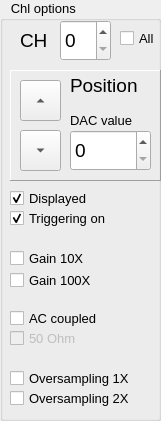
      <widget class="QGroupBox" name="channelgroupBox_4">
       <property name="geometry">
        <rect>
         <x>0</x>
         <y>0</y>
         <width>161</width>
         <height>421</height>
        </rect>
       </property>
       <property name="font">
        <font>
         <family>Arial</family>
         <pointsize>10</pointsize>
        </font>
       </property>
       <property name="title">
        <string>   Chl options</string>
       </property>
       <widget class="QSpinBox" name="chanBox">
        <property name="geometry">
         <rect>
          <x>60</x>
          <y>20</y>
          <width>51</width>
          <height>41</height>
         </rect>
        </property>
        <property name="font">
         <font>
          <family>Arial</family>
          <pointsize>14</pointsize>
         </font>
        </property>
        <property name="mouseTracking">
         <bool>true</bool>
        </property>
        <property name="maximum">
         <number>255</number>
        </property>
       </widget>
       <widget class="QCheckBox" name="allchanCheck">
        <property name="geometry">
         <rect>
          <x>120</x>
          <y>30</y>
          <width>41</width>
          <height>17</height>
         </rect>
        </property>
        <property name="font">
         <font>
          <family>Arial</family>
         </font>
        </property>
        <property name="text">
         <string>All</string>
        </property>
       </widget>
       <widget class="QLabel" name="label">
        <property name="geometry">
         <rect>
          <x>20</x>
          <y>30</y>
          <width>31</width>
          <height>21</height>
         </rect>
        </property>
        <property name="font">
         <font>
          <family>Arial</family>
          <pointsize>14</pointsize>
         </font>
        </property>
        <property name="text">
         <string>CH</string>
        </property>
       </widget>
       <widget class="QCheckBox" name="acdcCheck">
        <property name="geometry">
         <rect>
          <x>10</x>
          <y>310</y>
          <width>121</width>
          <height>17</height>
         </rect>
        </property>
        <property name="font">
         <font>
          <family>Arial</family>
         </font>
        </property>
        <property name="text">
         <string>AC coupled</string>
        </property>
        <property name="checked">
         <bool>false</bool>
        </property>
       </widget>
       <widget class="QCheckBox" name="supergainCheck">
        <property name="enabled">
         <bool>true</bool>
        </property>
        <property name="geometry">
         <rect>
          <x>10</x>
          <y>270</y>
          <width>121</width>
          <height>21</height>
         </rect>
        </property>
        <property name="font">
         <font>
          <family>Arial</family>
         </font>
        </property>
        <property name="text">
         <string>Gain 100X</string>
        </property>
        <property name="checkable">
         <bool>true</bool>
        </property>
       </widget>
       <widget class="QCheckBox" name="ohmCheck">
        <property name="enabled">
         <bool>false</bool>
        </property>
        <property name="geometry">
         <rect>
          <x>10</x>
          <y>330</y>
          <width>121</width>
          <height>17</height>
         </rect>
        </property>
        <property name="font">
         <font>
          <family>Arial</family>
         </font>
        </property>
        <property name="text">
         <string>50 Ohm</string>
        </property>
        <property name="checkable">
         <bool>true</bool>
        </property>
       </widget>
       <widget class="QCheckBox" name="gainCheck">
        <property name="geometry">
         <rect>
          <x>10</x>
          <y>250</y>
          <width>121</width>
          <height>17</height>
         </rect>
        </property>
        <property name="font">
         <font>
          <family>Arial</family>
         </font>
        </property>
        <property name="text">
         <string>Gain 10X</string>
        </property>
       </widget>
       <widget class="QCheckBox" name="chanonCheck">
        <property name="geometry">
         <rect>
          <x>10</x>
          <y>190</y>
          <width>121</width>
          <height>17</height>
         </rect>
        </property>
        <property name="font">
         <font>
          <family>Arial</family>
         </font>
        </property>
        <property name="text">
         <string>Displayed</string>
        </property>
        <property name="checked">
         <bool>true</bool>
        </property>
       </widget>
       <widget class="QCheckBox" name="trigchanonCheck">
        <property name="geometry">
         <rect>
          <x>10</x>
          <y>210</y>
          <width>121</width>
          <height>17</height>
         </rect>
        </property>
        <property name="font">
         <font>
          <family>Arial</family>
         </font>
        </property>
        <property name="text">
         <string>Triggering on</string>
        </property>
        <property name="checked">
         <bool>true</bool>
        </property>
       </widget>
       <widget class="QCheckBox" name="oversampCheck">
        <property name="geometry">
         <rect>
          <x>10</x>
          <y>370</y>
          <width>121</width>
          <height>17</height>
         </rect>
        </property>
        <property name="font">
         <font>
          <family>Arial</family>
         </font>
        </property>
        <property name="text">
         <string>Oversampling 1X</string>
        </property>
        <property name="checked">
         <bool>false</bool>
        </property>
       </widget>
       <widget class="QFrame" name="frame_3">
        <property name="geometry">
         <rect>
          <x>10</x>
          <y>70</y>
          <width>151</width>
          <height>111</height>
         </rect>
        </property>
        <property name="font">
         <font>
          <family>Arial</family>
         </font>
        </property>
        <property name="frameShape">
         <enum>QFrame::Panel</enum>
        </property>
        <property name="frameShadow">
         <enum>QFrame::Raised</enum>
        </property>
        <widget class="QLabel" name="label_8">
         <property name="geometry">
          <rect>
           <x>60</x>
           <y>40</y>
           <width>71</width>
           <height>20</height>
          </rect>
         </property>
         <property name="font">
          <font>
           <family>Arial</family>
          </font>
         </property>
         <property name="text">
          <string>DAC value</string>
         </property>
        </widget>
        <widget class="QToolButton" name="downposButton">
         <property name="geometry">
          <rect>
           <x>10</x>
           <y>60</y>
           <width>41</width>
           <height>41</height>
          </rect>
         </property>
         <property name="font">
          <font>
           <family>Arial</family>
          </font>
         </property>
         <property name="text">
          <string>...</string>
         </property>
         <property name="arrowType">
          <enum>Qt::DownArrow</enum>
         </property>
        </widget>
        <widget class="QSpinBox" name="dacBox">
         <property name="geometry">
          <rect>
           <x>60</x>
           <y>60</y>
           <width>81</width>
           <height>41</height>
          </rect>
         </property>
         <property name="font">
          <font>
           <family>Arial</family>
           <pointsize>14</pointsize>
          </font>
         </property>
         <property name="maximum">
          <number>4096</number>
         </property>
        </widget>
        <widget class="QToolButton" name="upposButton">
         <property name="geometry">
          <rect>
           <x>10</x>
           <y>10</y>
           <width>41</width>
           <height>41</height>
          </rect>
         </property>
         <property name="font">
          <font>
           <family>Arial</family>
          </font>
         </property>
         <property name="text">
          <string>...</string>
         </property>
         <property name="arrowType">
          <enum>Qt::UpArrow</enum>
         </property>
        </widget>
        <widget class="QLabel" name="label_5">
         <property name="geometry">
          <rect>
           <x>60</x>
           <y>0</y>
           <width>81</width>
           <height>31</height>
          </rect>
         </property>
         <property name="font">
          <font>
           <family>Arial</family>
          </font>
         </property>
         <property name="text">
          <string>&lt;html&gt;&lt;head/&gt;&lt;body&gt;&lt;p&gt;&lt;span style=&quot; font-size:14pt;&quot;&gt;Position&lt;/span&gt;&lt;/p&gt;&lt;/body&gt;&lt;/html&gt;</string>
         </property>
        </widget>
       </widget>
       <widget class="QCheckBox" name="overoversampCheck">
        <property name="geometry">
         <rect>
          <x>10</x>
          <y>390</y>
          <width>121</width>
          <height>17</height>
         </rect>
        </property>
        <property name="font">
         <font>
          <family>Arial</family>
         </font>
        </property>
        <property name="text">
         <string>Oversampling 2X</string>
        </property>
        <property name="checked">
         <bool>false</bool>
        </property>
       </widget>
      </widget>
